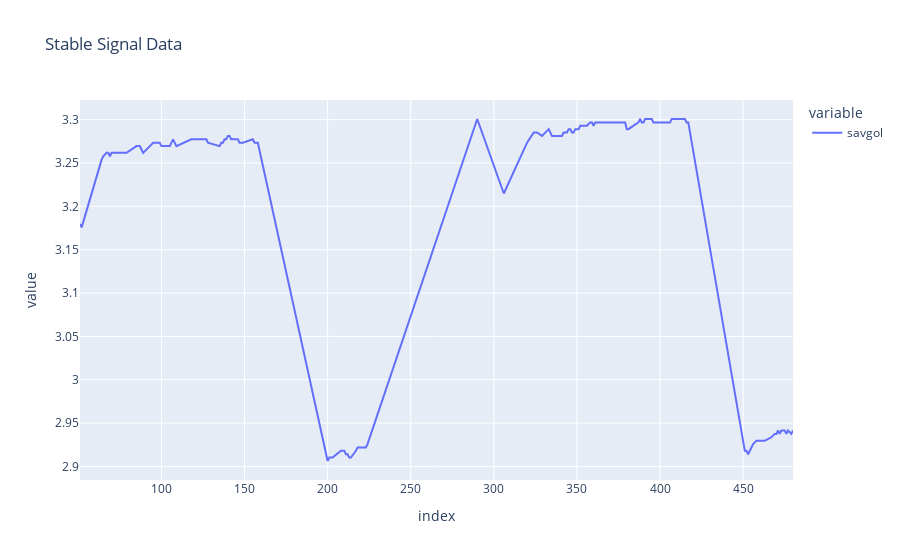

Notebook cell for this chart:
### Code cell
stable_signal = df['savgol'][np.abs(df['avg_d2fdx2']) < 0.0001]
px.line(stable_signal, title='Stable Signal Data')

### Figure 1 — Plotly figure (JSON) as saved in the notebook; plotly's stock layout.template omitted (floating-point values rounded to 4 significant figures; data arrays with more than 128 entries replaced by an {"elided": "..."} marker saying what was removed)
{"data": [{"hovertemplate": "variable=savgol<br>index=%{x}<br>value=%{y}<extra></extra>", "legendgroup": "savgol", "line": {"color": "#636efa", "dash": "solid"}, "marker": {"symbol": "circle"}, "mode": "lines", "name": "savgol", "orientation": "v", "showlegend": true, "type": "scatter", "x": {"elided": "148 int values"}, "xaxis": "x", "y": {"elided": "148 float values"}, "yaxis": "y"}], "layout": {"legend": {"title": {"text": "variable"}, "tracegroupgap": 0}, "title": {"text": "Stable Signal Data"}, "xaxis": {"anchor": "y", "domain": [0, 1], "title": {"text": "index"}}, "yaxis": {"anchor": "x", "domain": [0, 1], "title": {"text": "value"}}}}
